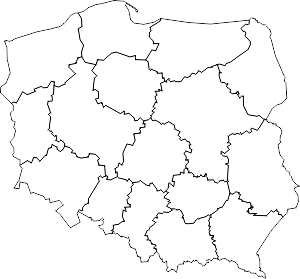
#> input picture polska.png, 300 x 279 px
$ jupyter execute 'AL&CS Lab4 - Evolutionary Algorithms.ipynb'   (shell and % lines are left out)
#> lines starting #> are read from the running program, lines starting #| are printed output that depends on the picture
*The report must be prepared individually. You can use the Internet to research the questions, but do not use your findings verbatim; paraphrase them instead. Do not share or copy your report - in case of a suspicion of plagiarism you will lose your points from this report.*

[cell 1]
import matplotlib.pyplot as plt
import matplotlib.image as mpimg
import random
import math

[cell 2]
class Problem:
    ### to solve a problem using Evolutionary Algorithms, we must define four methods

    # [19 lines left out: functions random_solution, evaluate, mutate, crossover, not called in this run]

    ### additionally, we should define a method that will give us a preview of any given solution s
    def display_solution_param(self, s):
        print(s)

[cell 3]
class TSP(Problem):
    cities = 0
    distances = []
    locations = []

    def __init__(self, cities: int, city_coords=None, seed=1234):
        # we draw random locations for the cities and we prepare a matrix of distances between them - it will come useful later!

#> called with cities = 16
        random.seed(seed)
        self.cities = cities

        self.locations = []
        if city_coords is None:
            for i in range(cities):
                self.locations.append((random.random(), random.random()))
        else:
            for i in range(cities):
                self.locations.append(city_coords[i])

        self.distances = []
        for i in range(cities):
            self.distances.append([])
            for j in range(cities):
                self.distances[i].append(self.distance(i, j))

    def distance(self, c1, c2):
        # euclidean distance between two points on a map

        loc1, loc2 = self.locations[c1], self.locations[c2]
        return math.sqrt((loc1[0]-loc2[0])**2 + (loc1[1]-loc2[1])**2)

    def random_solution(self) -> list:
        # we return a random permutation of numbers, which corresponds to a random order of visiting cities

        s = [i for i in range(self.cities)]
        random.shuffle(s)
        return s

    def evaluate(self, s) -> float:
        # length of the route is equal to the sum of distances between all subsequent cities
        # notice that we include the distance between the first and the last city as well! the route is a loop!

        fit = 0
        for i in range(len(s)):
            first = i
            second = i+1 if i+1<len(s) else 0
            # TODO
            first_city_distances = self.distances[s[first]]
            fit += first_city_distances[s[second]]
        return fit

    # [41 lines left out: functions mutate, crossover, display_solution, not called in this run]

[cell 4]
class TSP_Poland(TSP):

    def dist(self, x1, y1, x2, y2):
        return ((x1-x2)**2+(y1-y2)**2)**(1/2)

    def __init__(self, seed=1234):
        city_names = ["Poznan", "Wroclaw", "Krakow", "Warszawa", "Gdansk", "Katowice", "Lodz",
                       "Bialystok", "Rzeszow", "Szczecin", "Lublin", "Olsztyn", "Kielce", "Gdynia", "Bydgoszcz", "Zakopane"]
        city_coords = {
            "Poznan": (52.409538, 16.931992),
            "Wroclaw": (51.107883, 17.038538),
            "Krakow": (50.049683, 19.944544),
            "Warszawa": (52.237049, 21.017532),
            "Gdansk": (54.372158, 18.638306),
            "Katowice": (50.270908, 19.039993),
            "Lodz": (51.759445, 19.457216),
            "Bialystok": (53.13333, 23.16433),
            "Rzeszow": (50.041187, 21.999121),
            "Szczecin": (53.42894, 14.55302),
            "Lublin": (51.25, 22.56667),
            "Olsztyn": (53.77995, 20.49416),
            "Kielce": (50.87033, 20.62752),
            "Gdynia": (54.51889, 18.53188),
            "Bydgoszcz": (53.1235, 18.00762),
            "Zakopane": (49.29899, 19.94885)
        }
        super().__init__(len(city_names), [city_coords[city] for city in city_names], seed)

    ### DISPLAY (you don't have to read it) ###

    def force_aspect(self, ax, aspect=1):
        im = ax.get_images()
        extent =  im[0].get_extent()
        ax.set_aspect(abs((extent[1]-extent[0])/(extent[3]-extent[2]))/aspect)


    def display_solution(self, solution):
        self.display_solution_param(solution, True, [11.328361, 27.045778], [49.0025, 54.835778])

    def display_solution_param(self, solution, show_map, xlim, ylim):
#> called with show_map = True
        fig, ax = plt.subplots(figsize=(8, 8))

        if show_map:
            datafile = 'polska.png'
            img = mpimg.imread(datafile)
#> img is the input picture: shape (279, 300, 4) float32; mean R, G, B, A 0.48, 0.48, 0.48, 0.0362
            plt.imshow(img, zorder=0, extent=[14.245, 24.129139, 49.0025, 54.835778])

        x = [i[1] for i in [self.locations[c] for c in solution]]
        y = [i[0] for i in [self.locations[c] for c in solution]]
        x.append(x[0])
        y.append(y[0])
        line, = ax.plot(x, y, 'go-',linewidth=2)

        if show_map:
            plt.xlabel('Longitude')
            plt.ylabel('Latitude')
            self.force_aspect(ax)

        plt.xlim(xlim)
        plt.ylim(ylim)
        plt.show()
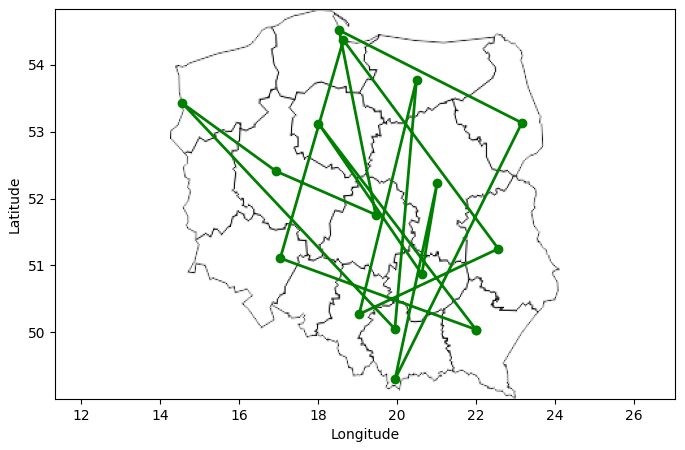
#> figure drawn by matplotlib, 1 panel
